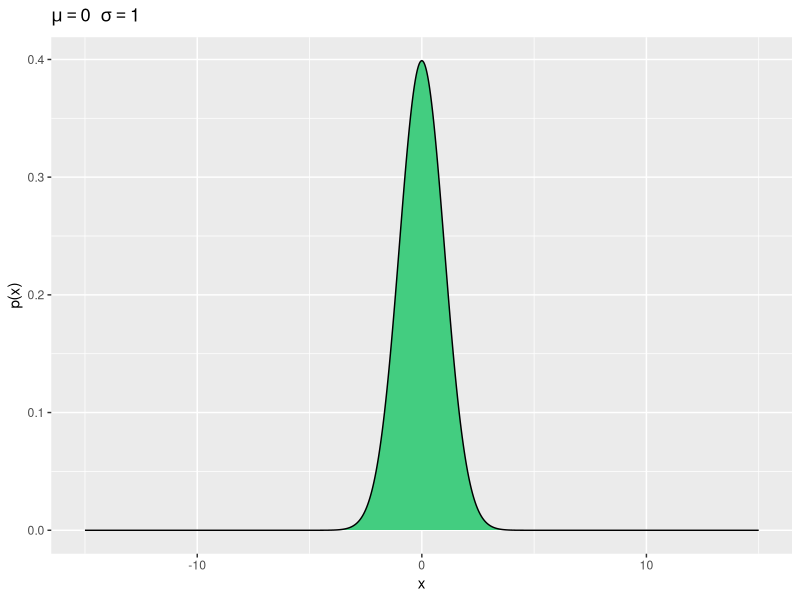
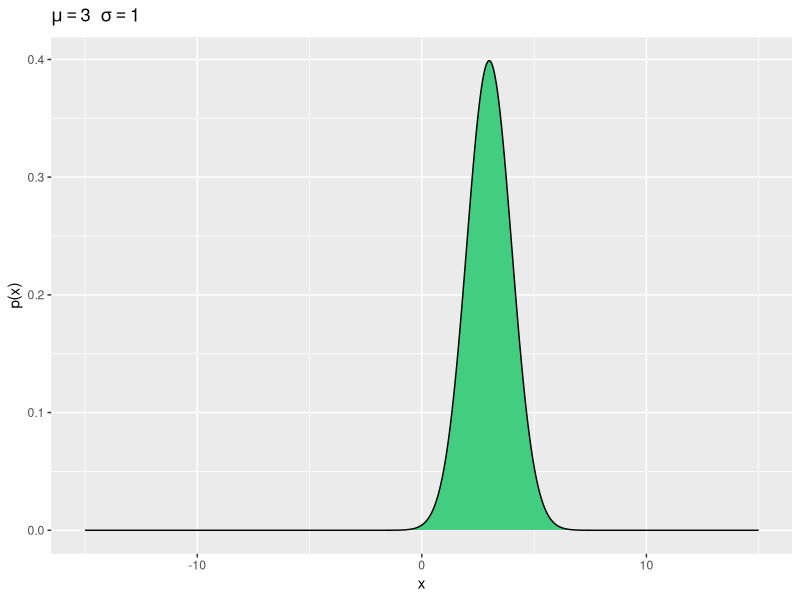
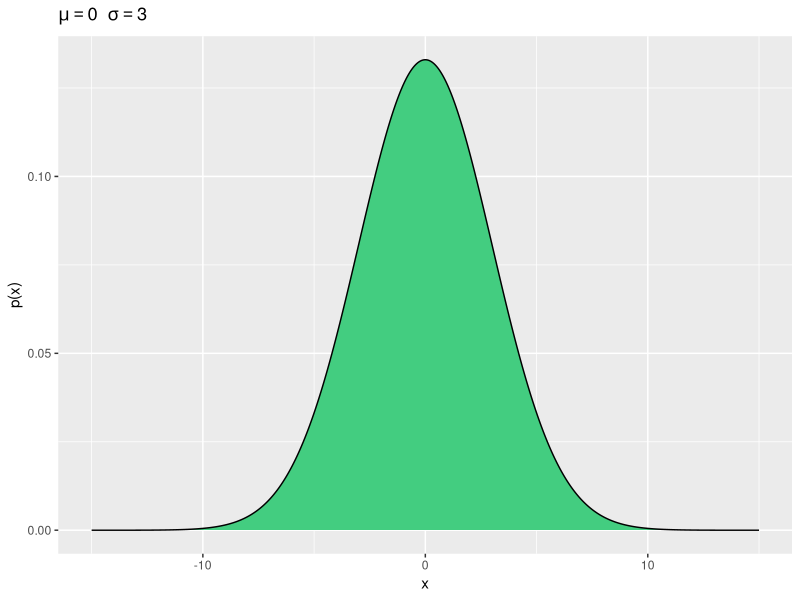
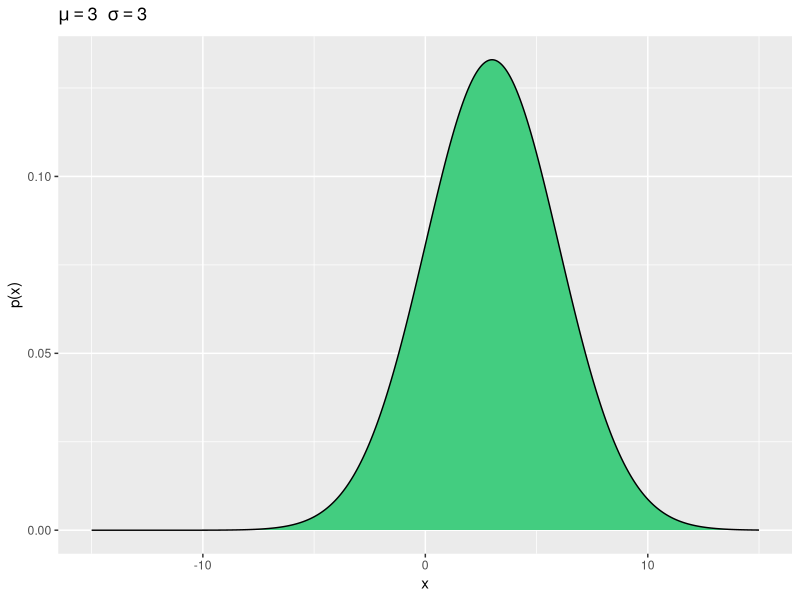

Write R code to recreate these figures, in order.
## ---- chunk 1
library(ggplot2)
n <- seq(-15,15,0.01)
mean_param <-c(0, 3)
sd_param   <-c(1,3)
params <- expand.grid(mean_param, sd_param)
names(params) <- c('mean', 'std')
for(i in 1:nrow(params)){
  ds <- data.frame(value = n, probability = dnorm(n,params[i,1],params[i,2]))

  p <- ggplot(ds, aes(x = value, y = probability )) +
    geom_density(stat='identity',fill='seagreen3') +
    labs(title =bquote(mu == .(params[i,1]) ~~ sigma == .(params[i,2])),
         x='x', y='p(x)')
  print(p)
}
